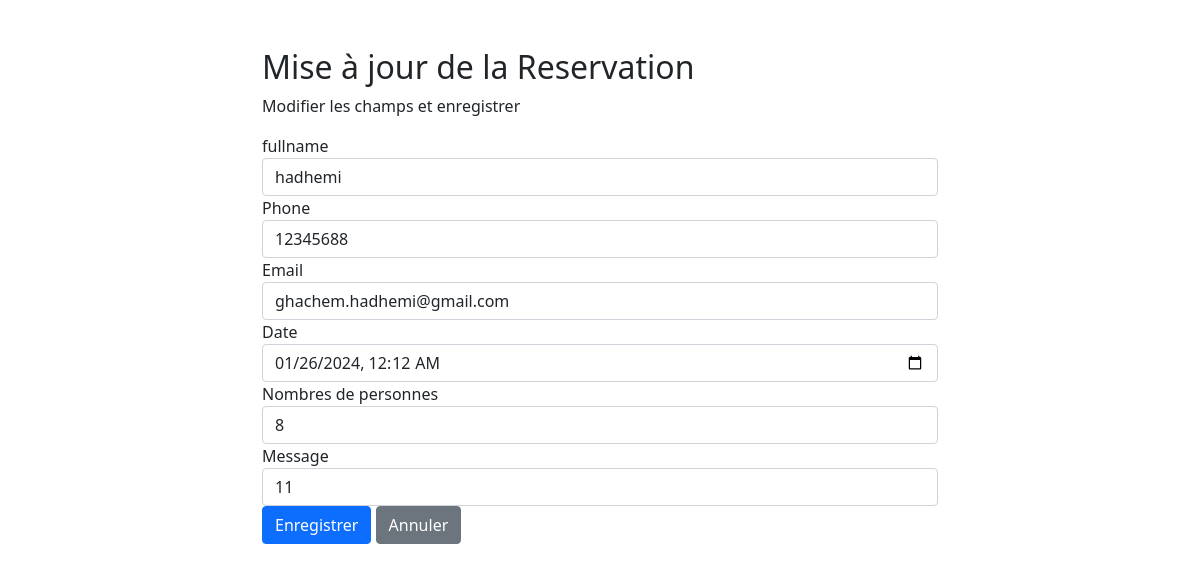
Screenshot of /updateReservation.php?id=15 with the database file from the repository.
### tables this page shows
CREATE TABLE `reservation` (
  `id` int(11) NOT NULL,
  `fullname` varchar(25) NOT NULL,
  `phone` int(8) NOT NULL,
  `email` varchar(30) NOT NULL,
  `date` datetime NOT NULL,
  `personnes` int(5) NOT NULL,
  `message` text NOT NULL
);

### updateReservation.php (the view, shortened to what this page needs)
<?php
require_once "config.php";
$name = $phone = $email = $date=$personne= $message = "";
$name_err = $phone_err =$email_err =$date_err=$personne_err= $message_err = "";
if(isset($_POST["id"]) && !empty($_POST["id"])){
    $id = $_POST["id"];
    $input_name = trim($_POST["name"]);
    if(empty($input_name)){
        $name_err = "Veillez entrez un nom.";
    } elseif(!filter_var($input_name, FILTER_VALIDATE_REGEXP, array("options"=>array("regexp"=>"/^[a-zA-Z\s]+$/")))){
        $name_err = "Veillez entrez a valid name.";
    } else{
        $name = $input_name;
    }
    $input_phone = trim($_POST["phone"]);
    if(empty($input_phone)){
        $phone_err = "Veillez entrez le numéro du téléphone.";
    } else{
        $phone = $input_phone;
    }
     $input_email = trim($_POST["email"]);
     if(empty($input_email)){
         $email_err = "Veillez entrez votre e-mail.";
     } elseif(!filter_var($input_email, FILTER_VALIDATE_EMAIL)){
         $email_err = "Veillez entrez un e-mail valide.";
     } else{
         $email = $input_email;
     }
     $input_date = trim($_POST["date"]);
     if(empty($input_date)) {
         $date_err= "Date field cannot be empty";
     }else{
         $date = $input_date;
     }
$input_personne = trim($_POST["choix"]);
if (empty($input_personne)) {
    $personne_err = "Choix field cannot be empty";
} else {
    $options = ["option1" => 1, "option2" => 2, "option3" => 3, "option4" => 4, "option5" => 5, "option6" => 6, "option7" => 7, "option8" => 8];
    if (array_key_exists($input_personne, $options)) {
        $personne = $options[$input_personne];
    } else {
        $personne_err = "Invalid choice selected";
    }
}
    $input_message = trim($_POST["message"]);
    if(empty($input_message)){
        $message_err = "Veillez entrez un message.";
    }  else{
        $message = $input_message;
    }
    if (empty($name_err) && empty($phone_err) && empty($email_err) && empty($message_err) && empty($personne_err) && empty($date_err)) {
        $sql = "UPDATE reservation SET fullname=?, phone=?,email=?,date=?,personnes=?, message=? WHERE id=?";
        if ($stmt = $conn->prepare($sql)) {
            $stmt->bind_param("ssssssi", $param_name, $param_phone, $param_email, $param_date, $param_personne, $param_message, $param_id);
            $param_name = $name;
            $param_phone = $phone;
            $param_email = $email;
            $param_date = $date;
            $param_personne = $personne;
            $param_message = $message;
            $param_id = $id;
            if ($stmt->execute()) {
                header("location: reserveList.php");
                exit();
            } else {
                echo "Oops! une erreur est survenue.";
            }
            mysqli_stmt_close($stmt);
        }
    }
} else{
    if(isset($_GET["id"]) && !empty(trim($_GET["id"]))){
        $sql = "SELECT * FROM reservation WHERE id = ?";
        if($stmt = mysqli_prepare($conn, $sql)){
            mysqli_stmt_bind_param($stmt, "i", $param_id);
            if(mysqli_stmt_execute($stmt)){
                $result = mysqli_stmt_get_result($stmt);
                if(mysqli_num_rows($result) == 1){
                    $row = mysqli_fetch_array($result, MYSQLI_ASSOC);
                    $name = $row["fullname"];
                    $phone = $row["phone"];
                    $email = $row["email"];
                    $date= $row["date"];
                    $personne = $row["personnes"];
                    $message = $row["message"];
                } else{
                    header("location: error.php");
                    exit();
                }
            } else{
                echo "Oops! une erreur est survenue.";
            }
        }
    }  else{
        header("location: error.php");
        exit();
    }
}
?>
<!DOCTYPE html>
<html lang="en">
<head>
    <link href="https://cdn.jsdelivr.net/npm/bootstrap@5.1.3/dist/css/bootstrap.min.css" rel="stylesheet">
</head>
<body>
    <div class="wrapper">
        <div class="container-fluid">
            <div class="row">
                <div class="col-md-12">
                    <h2 class="mt-5">Mise à jour de la Reservation</h2>
                    <p>Modifier les champs et enregistrer</p>
                    <form action="<?php echo htmlspecialchars(basename($_SERVER['REQUEST_URI'])); ?>" method="post">
                        <div class="form-group">
                            <label>fullname</label>
                            <input
                            type="text"
                            name="name" class="form-control <?php echo (!empty($name_err)) ? 'is-invalid' : ''; ?>"
                            value="<?php echo $name; ?>">
                        </div>
                        <div class="form-group">
                            <label>Phone</label>
                            <input
                            name="phone"
                            class="form-control <?php echo (!empty($phone_err)) ? 'is-invalid' : ''; ?>"
                            value="<?php echo $phone; ?>"
                            >
                        <div class="form-group">
                            <label>Email</label>
                            <input
                            name="email"
                            class="form-control <?php echo (!empty($email_err)) ? 'is-invalid' : ''; ?>"
                            value="<?php echo $email; ?>"
                            >
                        </div>
                        </div>
                        <div class="form-group">
                            <label>Date</label>
                            <input
                            type="datetime-local"
                            name="date"
                            class="form-control <?php echo (!empty($date_err)) ? 'is-invalid' : ''; ?>"
                            value="<?php echo $date; ?>">
                        </div>
<div class="form-group">
    <label>Nombres de personnes</label>
    <select
        name="choix"
        id="numbers"
        class="form-control <?php echo (!empty($personne_err)) ? 'is-invalid' : ''; ?>"
    >
        <option value="option8" <?php echo ($personne === 8) ? 'selected' : ''; ?>>8</option>
    </select>
</div>
                        <div class="form-group">
                            <label>Message</label>
                            <input type="text" name="message" class="form-control <?php echo (!empty($message_err)) ? 'is-invalid' : ''; ?>" value="<?php echo $message; ?>">
                        </div>
                        <input type="submit" class="btn btn-primary" value="Enregistrer">
                        <a href="reserveList.php" class="btn btn-secondary ml-2">Annuler</a>
                    </form>
                </div>
            </div>
        </div>
    </div>
</body>
</html>

### updateReservation.php (style rules this page uses)
.wrapper { width: 700px; margin: 0 auto; }

### rows the page displays
reservation: name "hadhemi", phone "12345688", email "ghachem.hadhemi@gmail.com", date "01/26/2024 00:12", choix "8", message "11"
